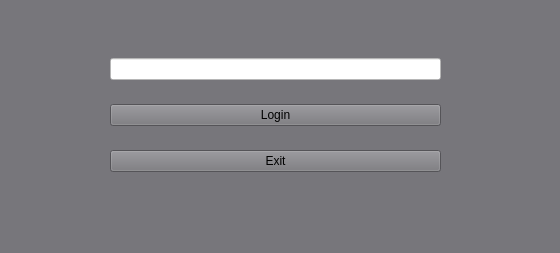
<?xml version="1.0" encoding="UTF-8"?>
<ui version="4.0">
 <class>Form</class>
 <widget class="QWidget" name="Form">
  <property name="geometry">
   <rect>
    <x>0</x>
    <y>0</y>
    <width>560</width>
    <height>253</height>
   </rect>
  </property>
  <property name="windowTitle">
   <string>Form</string>
  </property>
  <property name="styleSheet">
   <string notr="true">background-color: rgb(119, 118, 123);</string>
  </property>
  <widget class="QWidget" name="verticalLayoutWidget">
   <property name="geometry">
    <rect>
     <x>110</x>
     <y>40</y>
     <width>331</width>
     <height>151</height>
    </rect>
   </property>
   <layout class="QVBoxLayout" name="verticalLayout_2">
    <item>
     <widget class="QLineEdit" name="lineEdit">
      <property name="styleSheet">
       <string notr="true">background-color: rgb(255, 255, 255);</string>
      </property>
     </widget>
    </item>
    <item>
     <widget class="QPushButton" name="login_button">
      <property name="text">
       <string>Login</string>
      </property>
     </widget>
    </item>
    <item>
     <widget class="QPushButton" name="exit_button">
      <property name="text">
       <string>Exit</string>
      </property>
     </widget>
    </item>
   </layout>
  </widget>
 </widget>
 <resources/>
 <connections/>
</ui>
